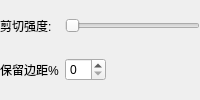
     <widget class="QWidget" name="croppingWidget" native="true">
      <property name="visible">
       <bool>false</bool>
      </property>
      <layout class="QGridLayout" name="gridLayout_5">
       <property name="leftMargin">
        <number>0</number>
       </property>
       <property name="topMargin">
        <number>0</number>
       </property>
       <property name="rightMargin">
        <number>0</number>
       </property>
       <property name="bottomMargin">
        <number>0</number>
       </property>
       <item row="0" column="1">
        <widget class="QSlider" name="croppingPowerSlider">
         <property name="maximum">
          <number>300</number>
         </property>
         <property name="singleStep">
          <number>5</number>
         </property>
         <property name="orientation">
          <enum>Qt::Orientation::Horizontal</enum>
         </property>
        </widget>
       </item>
       <item row="1" column="1">
        <widget class="QSpinBox" name="preserveMarginBox">
         <property name="sizePolicy">
          <sizepolicy hsizetype="Fixed" vsizetype="Fixed">
           <horstretch>0</horstretch>
           <verstretch>0</verstretch>
          </sizepolicy>
         </property>
         <property name="maximum">
          <number>99</number>
         </property>
         <property name="singleStep">
          <number>5</number>
         </property>
         <property name="value">
          <number>0</number>
         </property>
        </widget>
       </item>
       <item row="1" column="0">
        <widget class="QLabel" name="preserveMarginLabel">
         <property name="toolTip">
          <string>&lt;html&gt;&lt;head/&gt;&lt;body&gt;&lt;p&gt;计算剪切边界后，向后保留指定百分比的边距。&lt;/p&gt;&lt;/body&gt;&lt;/html&gt;</string>
         </property>
         <property name="text">
          <string>保留边距%</string>
         </property>
        </widget>
       </item>
       <item row="0" column="0">
        <widget class="QLabel" name="croppingPowerLabel">
         <property name="text">
          <string>剪切强度:</string>
         </property>
        </widget>
       </item>
      </layout>
     </widget>
